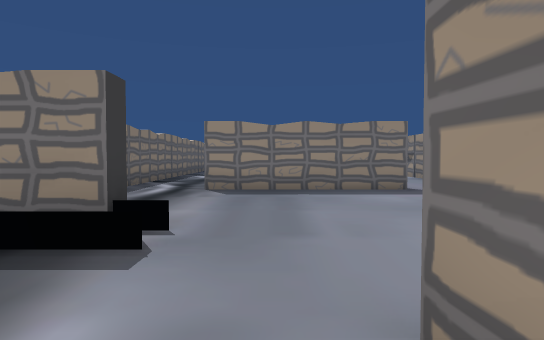
[1] (above)

24 first-person views from a walk through a scene from a Unity 3-D project. The camera is 1.4 m above the floor, tilts 2° down and sees 75° across. The floor is counted in squares, 2 m on a side. Each view is taken from the middle of a square. On the plan, view 1 faces up. The plan holds only what a view shows up to about 11 squares ahead; the rest is blank. The place goes on beyond the plan. The player is left out. Some animated figures are left out.

[2]
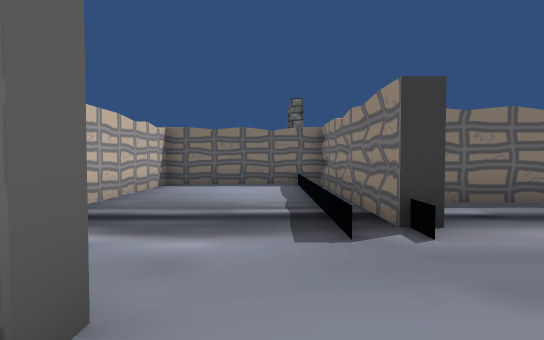

[3]
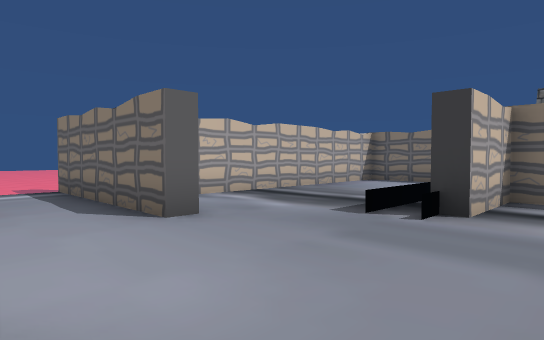

[4]
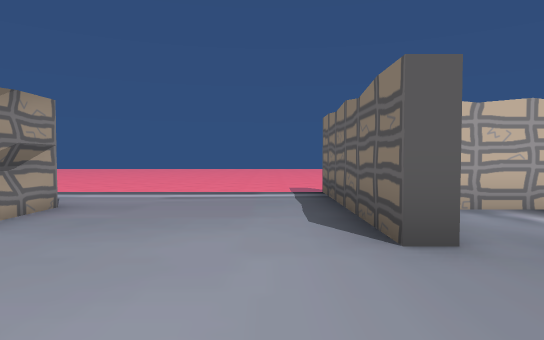

[5]
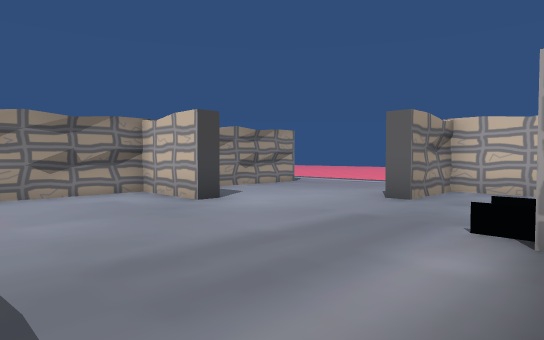

[6]
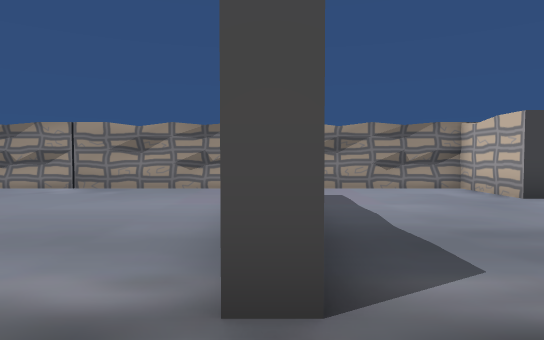

[7]
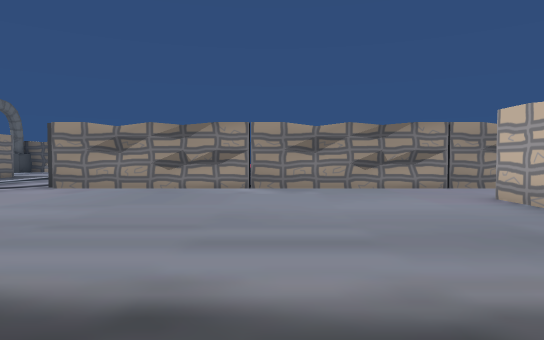

[8]
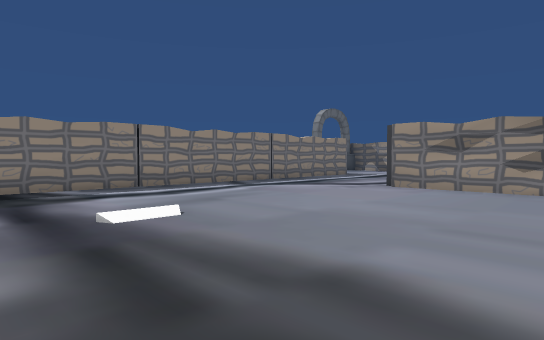

[9]
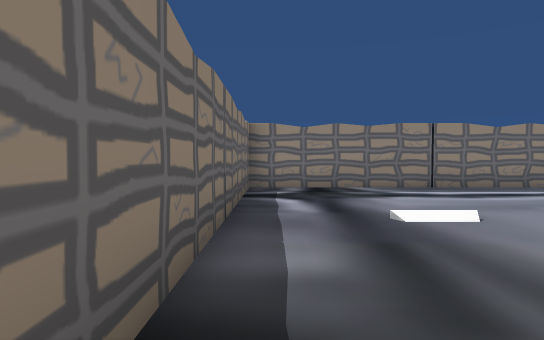

[10]
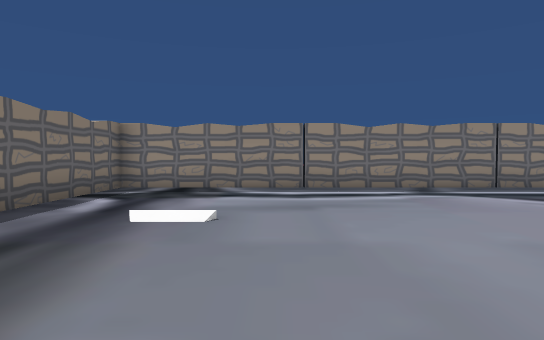

[11]
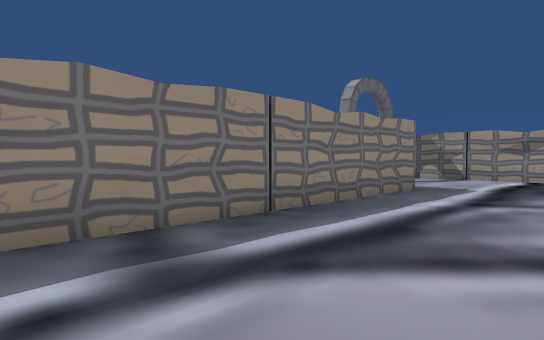

[12]
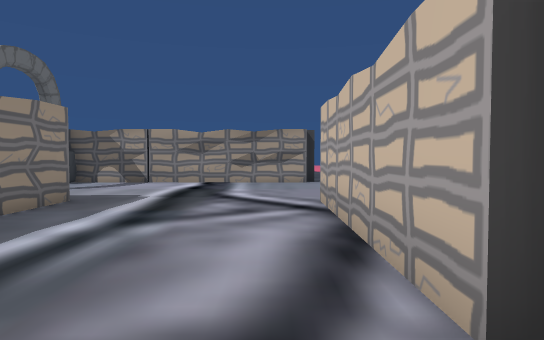

[13]
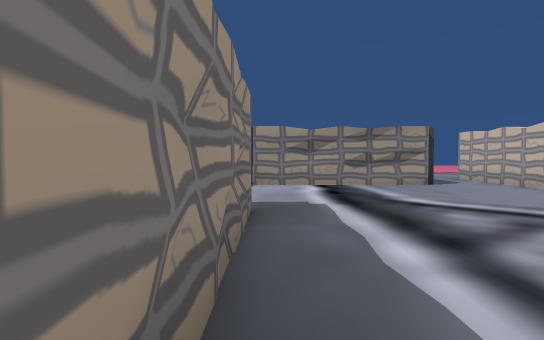

[14]
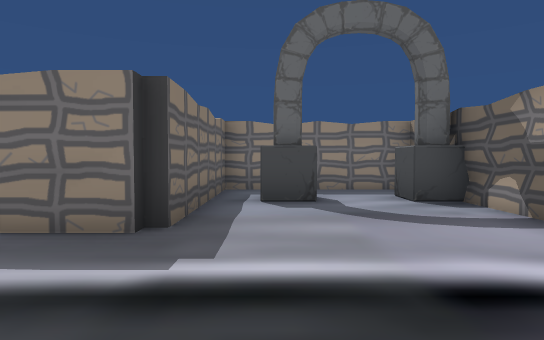

[15]
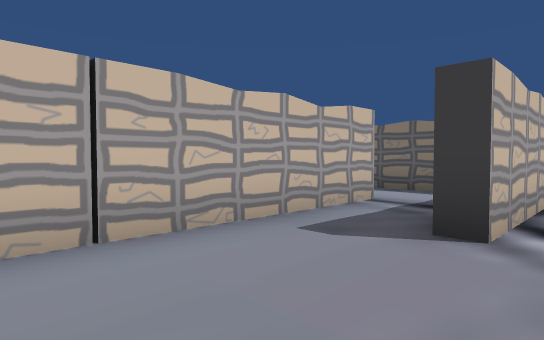

[16]
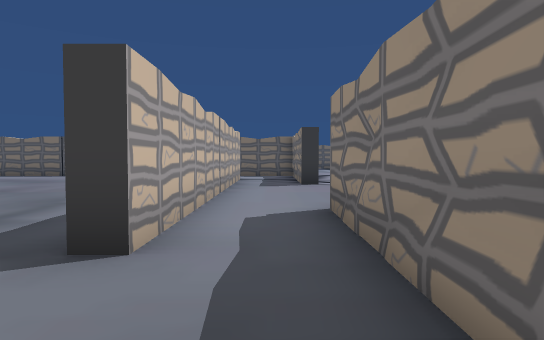

[17]
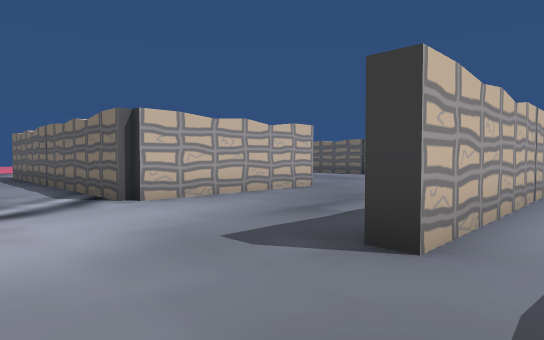

[18]
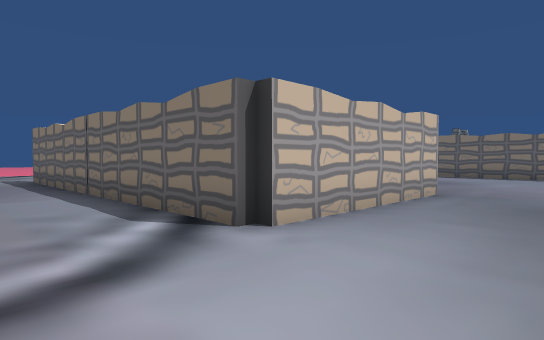

[19]
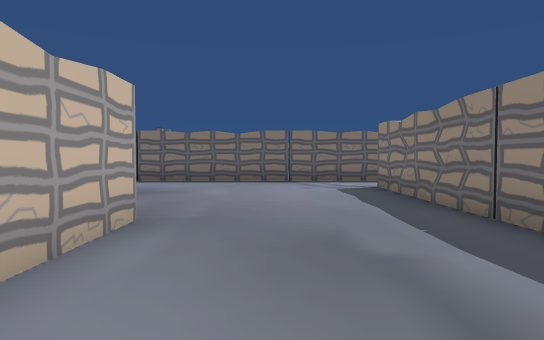

[20]
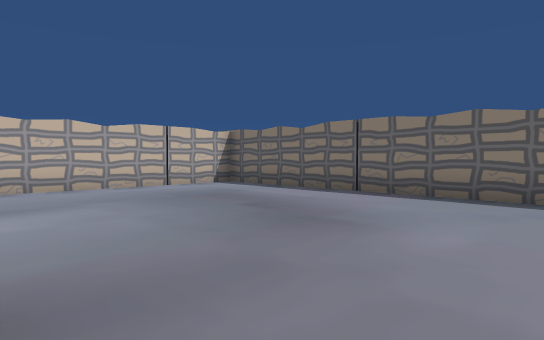

[21]
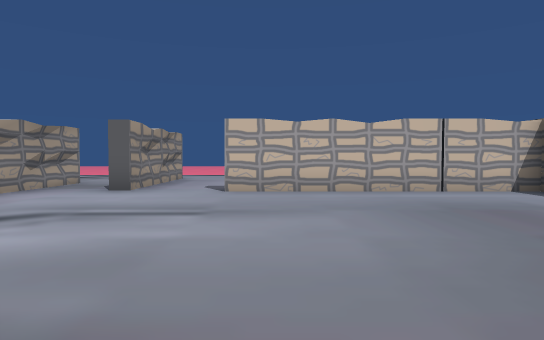

[22]
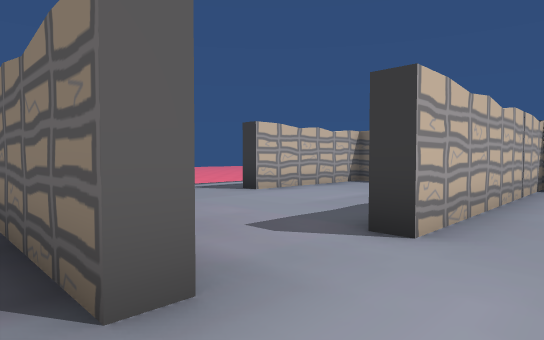

[23]
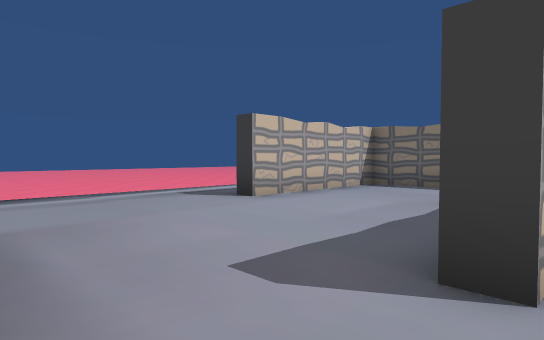

[24]
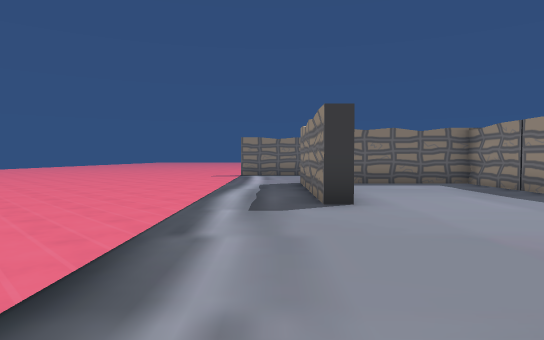

### Floor plan
Key: @ floor where view 1 was taken; # wall or solid block; x gap in a wall; . floor; / step, stairs or slope; = window, fence, low wall or low ledge.
Columns run from 8 left of view 1 to 19 right of it. Each row starts with its distance up from view 1.
 26                   #####
 25                   #...#
 24                   #=..=
 23                   #...#
 22     ###############...#
 21     #.................#
 20     #.................#
 19     #.................#
 18     #.................#
 17     #../.....#####....#####
 16     #........#..............
 15     #........#..#########...
 14     #........#..............
 13      ........#..............
 12      ........#..............
 11     #........#..............
 10     #........#.......####...
  9     #........#........  #...
  8      ..####..#......... #..
  7      ........#......... #..
  6     #........#..........#..
  5     #........#..........#..
  4     ###.....########....#..
  3 #######=.....#........#.#..
  2 #............#........#.#.
  1 #........#...#........#...
  0 #.......@#...#........# ..
 -1 ##########...#####.....
 -2          #..............
 -3          x.............

Where each view was taken, in squares from view 1:
view 1: 0 up, 0 right, facing up
view 2: 2 up, 2 right, facing left
view 3: 5 up, 3 right, facing down-left
view 4: 4 up, 2 right, facing down
view 5: 7 up, 2 left, facing down-right
view 6: 8 up, 3 left, facing right
view 7: 12 up, 3 left, facing right
view 8: 13 up, 3 left, facing up-right
view 9: 13 up, 3 left, facing up
view 10: 13 up, 0 right, facing up
view 11: 18 up, 2 right, facing up-right
view 12: 18 up, 4 right, facing right
view 13: 21 up, 5 right, facing right
view 14: 18 up, 11 right, facing up
view 15: 18 up, 13 right, facing down-left
view 16: 16 up, 19 right, facing left
view 17: 16 up, 19 right, facing down-left
view 18: 13 up, 19 right, facing down-left
view 19: 12 up, 16 right, facing left
view 20: 12 up, 12 right, facing down-left
view 21: 11 up, 11 right, facing down
view 22: 5 up, 15 right, facing down-left
view 23: 4 up, 14 right, facing down-left
view 24: 2 down, 15 right, facing left
